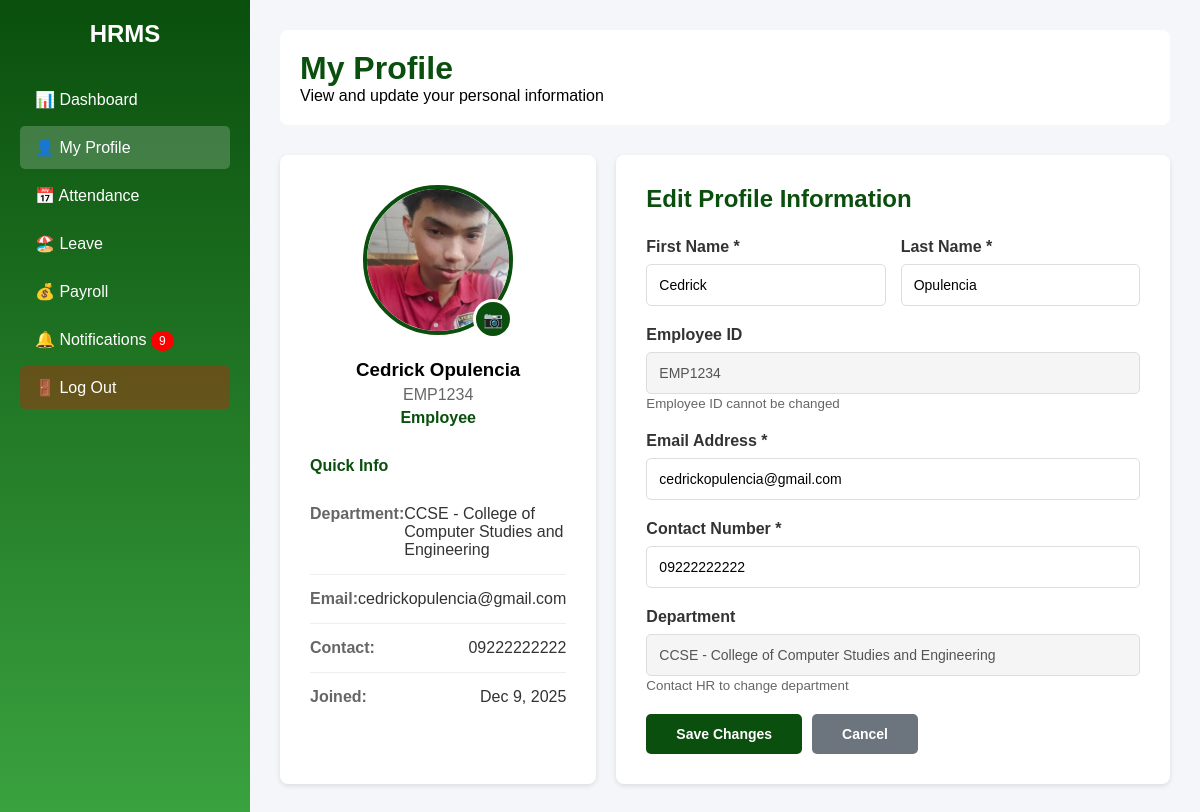
The page /hrms/public/employee_profile.php (signed in) on the database its author committed.
### tables this page shows
CREATE TABLE `users` (
  `id` int(11) NOT NULL,
  `employee_id` varchar(50) DEFAULT NULL,
  `first_name` varchar(100) DEFAULT NULL,
  `last_name` varchar(100) DEFAULT NULL,
  `email` varchar(150) DEFAULT NULL,
  `contact_number` varchar(50) DEFAULT NULL,
  `password` varchar(255) DEFAULT NULL,
  `department` varchar(100) DEFAULT NULL,
  `role` enum('admin','employee') NOT NULL DEFAULT 'employee',
  `profile_picture` varchar(255) DEFAULT NULL,
  `created_at` timestamp NOT NULL DEFAULT current_timestamp()
);

### hrms/public/employee_profile.php (the view, shortened to what this page needs)
<?php
include("../includes/db_connect.php");
$user_id = $_SESSION['user_id'];
$query = "SELECT * FROM users WHERE id = ?";
$stmt = $conn->prepare($query);
$stmt->bind_param("i", $user_id);
$stmt->execute();
$user = $stmt->get_result()->fetch_assoc();
$notif_query = "SELECT COUNT(*) as unread FROM notifications WHERE user_id = ? AND is_read = 0";
$notif_stmt = $conn->prepare($notif_query);
$notif_stmt->bind_param("i", $user_id);
$notif_stmt->execute();
$unread_count = $notif_stmt->get_result()->fetch_assoc()['unread'];
$timestamp = time();
$profile_pic = $user['profile_picture'] ? 'uploads/profiles/' . $user['profile_picture'] . '?t=' . $timestamp : 'https://via.placeholder.com/150/0a4f0d/FFFFFF?text=' . strtoupper(substr($user['first_name'], 0, 1));
?>
<!DOCTYPE html>
<html lang="en">
<head>
</head>
<body>
<div class="container">
    <div class="sidebar">
        <h2>HRMS</h2>
        <a href="employee_dashboard.php">📊 Dashboard</a>
        <a href="employee_profile.php" class="active">👤 My Profile</a>
        <a href="employee_attendance.php">📅 Attendance</a>
        <a href="employee_leave.php">🏖️ Leave</a>
        <a href="employee_payroll.php">💰 Payroll</a>
        <a href="employee_notifications.php">🔔 Notifications <?php if($unread_count > 0) echo "<span class='notif-badge'>$unread_count</span>"; ?></a>
        <a href="logout.php" class="logout">🚪 Log Out</a>
    </div>
    <div class="main">
        <div class="header">
            <h1>My Profile</h1>
            <p>View and update your personal information</p>
        </div>
        <div class="profile-grid">
            <div class="card profile-pic-section">
                <div class="profile-pic-wrapper">
                    <img src="<?php echo $profile_pic; ?>" alt="Profile Picture" class="profile-pic" id="profileImage">
                    <form action="process_profile_picture.php" method="POST" enctype="multipart/form-data" id="uploadForm">
                        <label for="imageInput" class="upload-overlay" title="Change Profile Picture">
                            📷
                        </label>
                    </form>
                </div>
                <h3><?php echo htmlspecialchars($user['first_name'] . ' ' . $user['last_name']); ?></h3>
                <p style="color: #666; margin-top: 5px;"><?php echo htmlspecialchars($user['employee_id']); ?></p>
                <p style="color: #0a4f0d; margin-top: 5px; font-weight: bold;"><?php echo ucfirst($user['role']); ?></p>
                <div style="margin-top: 30px; text-align: left;">
                    <h4 style="margin-bottom: 15px; color: #0a4f0d;">Quick Info</h4>
                    <div class="info-row">
                        <span class="info-label">Department:</span>
                        <span class="info-value"><?php echo htmlspecialchars($user['department']); ?></span>
                    </div>
                    <div class="info-row">
                        <span class="info-label">Email:</span>
                        <span class="info-value"><?php echo htmlspecialchars($user['email']); ?></span>
                    </div>
                    <div class="info-row">
                        <span class="info-label">Contact:</span>
                        <span class="info-value"><?php echo htmlspecialchars($user['contact_number']); ?></span>
                    </div>
                    <div class="info-row" style="border-bottom: none;">
                        <span class="info-label">Joined:</span>
                        <span class="info-value"><?php echo date('M j, Y', strtotime($user['created_at'])); ?></span>
                    </div>
                </div>
            </div>
            <div class="card">
                <h2 style="margin-bottom: 25px; color: #0a4f0d;">Edit Profile Information</h2>
                <form action="process_update_profile.php" method="POST">
                    <div class="form-row">
                        <div class="form-group">
                            <label>First Name *</label>
                            <input type="text" name="first_name" value="<?php echo htmlspecialchars($user['first_name']); ?>" required>
                        </div>
                        <div class="form-group">
                            <label>Last Name *</label>
                            <input type="text" name="last_name" value="<?php echo htmlspecialchars($user['last_name']); ?>" required>
                        </div>
                    </div>
                    <div class="form-group">
                        <label>Employee ID</label>
                        <input type="text" value="<?php echo htmlspecialchars($user['employee_id']); ?>" disabled>
                        <small style="color: #666;">Employee ID cannot be changed</small>
                    </div>
                    <div class="form-group">
                        <label>Email Address *</label>
                        <input type="email" name="email" value="<?php echo htmlspecialchars($user['email']); ?>" required>
                    </div>
                    <div class="form-group">
                        <label>Contact Number *</label>
                        <input type="text" name="contact_number" value="<?php echo htmlspecialchars($user['contact_number']); ?>" required>
                    </div>
                    <div class="form-group">
                        <label>Department</label>
                        <input type="text" value="<?php echo htmlspecialchars($user['department']); ?>" disabled>
                        <small style="color: #666;">Contact HR to change department</small>
                    </div>
                    <div class="btn-group">
                        <button type="submit" class="btn btn-primary">Save Changes</button>
                        <button type="button" class="btn btn-secondary" onclick="window.location.reload()">Cancel</button>
                    </div>
                </form>
            </div>
        </div>
    </div>
</div>
</body>
</html>

### hrms/public/employee_profile.php (style rules this page uses)
* { margin: 0; padding: 0; box-sizing: border-box; }
body { font-family: Arial, sans-serif; background: #f4f6f9; }
.container { display: flex; min-height: 100vh; }
.sidebar { width: 250px; background: linear-gradient(to bottom, #0a4f0d, #3aa23f); color: white; padding: 20px; }
.sidebar h2 { margin-bottom: 30px; text-align: center; }
.sidebar a { display: block; padding: 12px 15px; color: white; text-decoration: none; margin-bottom: 5px; border-radius: 5px; transition: 0.2s; }
.sidebar a:hover, .sidebar a.active { background: rgba(255,255,255,0.2); }
.sidebar .logout { margin-top: auto; background: rgba(255,0,0,0.3); }
.main { flex: 1; padding: 30px; }
.header { background: white; padding: 20px; border-radius: 8px; margin-bottom: 30px; }
.header h1 { color: #0a4f0d; }
.profile-grid { display: grid; grid-template-columns: 1fr 2fr; gap: 20px; }
.card { background: white; padding: 30px; border-radius: 8px; box-shadow: 0 2px 5px rgba(0,0,0,0.1); }
.profile-pic-section { text-align: center; }
.profile-pic-wrapper { position: relative; display: inline-block; margin-bottom: 20px; }
.profile-pic { width: 150px; height: 150px; border-radius: 50%; object-fit: cover; border: 4px solid #0a4f0d; }
.upload-overlay { position: absolute; bottom: 0; right: 0; background: #0a4f0d; color: white; width: 40px; height: 40px; border-radius: 50%; display: flex; align-items: center; justify-content: center; cursor: pointer; border: 3px solid white; }
.form-group { margin-bottom: 20px; }
.form-group label { display: block; margin-bottom: 8px; font-weight: bold; color: #333; }
.form-group input, .form-group select { width: 100%; padding: 12px; border: 1px solid #ddd; border-radius: 5px; font-size: 14px; }
.form-group input:disabled { background: #f5f5f5; cursor: not-allowed; }
.form-row { display: grid; grid-template-columns: 1fr 1fr; gap: 15px; }
.btn { padding: 12px 30px; border: none; border-radius: 5px; cursor: pointer; font-size: 14px; font-weight: bold; }
.btn-primary { background: #0a4f0d; color: white; }
.btn-secondary { background: #6c757d; color: white; }
.info-row { display: flex; justify-content: space-between; padding: 15px 0; border-bottom: 1px solid #eee; }
.info-label { font-weight: bold; color: #666; }
.info-value { color: #333; }
.notif-badge { background: red; color: white; padding: 3px 8px; border-radius: 10px; font-size: 12px; }
.btn-group { display: flex; gap: 10px; margin-top: 20px; }

### rows shown on the page
users: profile_picture (picture), first_name+last_name "Cedrick Opulencia", employee "EMP1234", role "Employee", department "CCSE - College of Computer Studies and Engineering", email "cedrickopulencia@gmail.com", contact_number "09222222222", created_at "Dec 9, 2025", first_name "Cedrick", last_name "Opulencia"

### other values the page prints
$unread_count "9"
